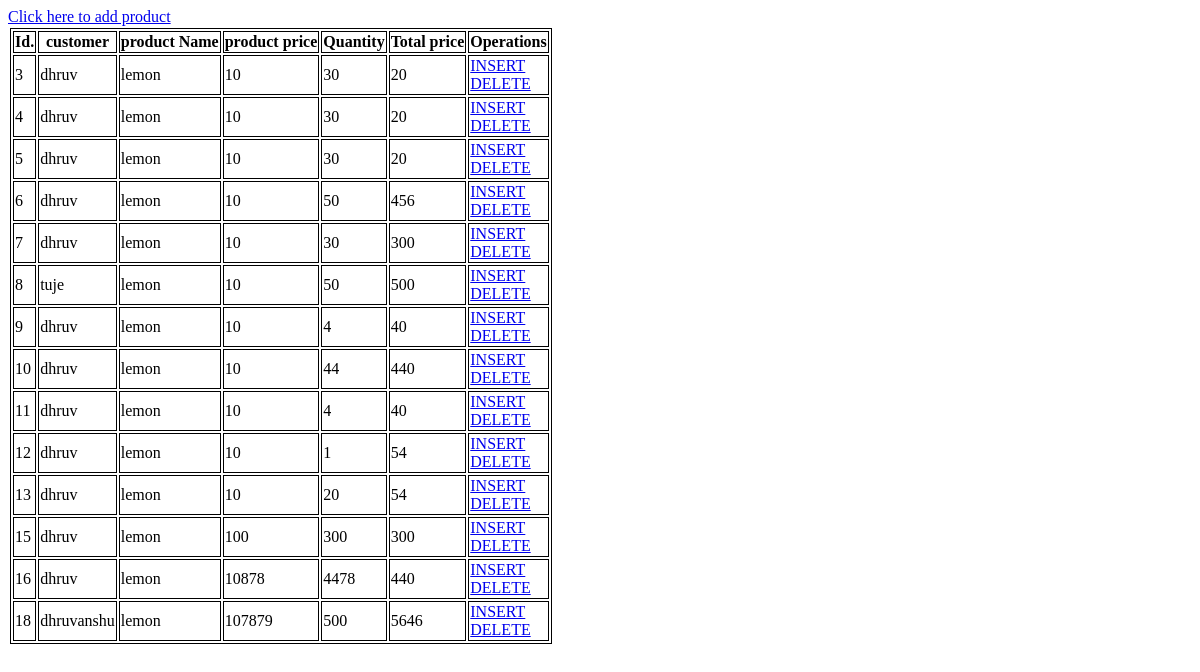
Page /detail/ on the earlier database version.
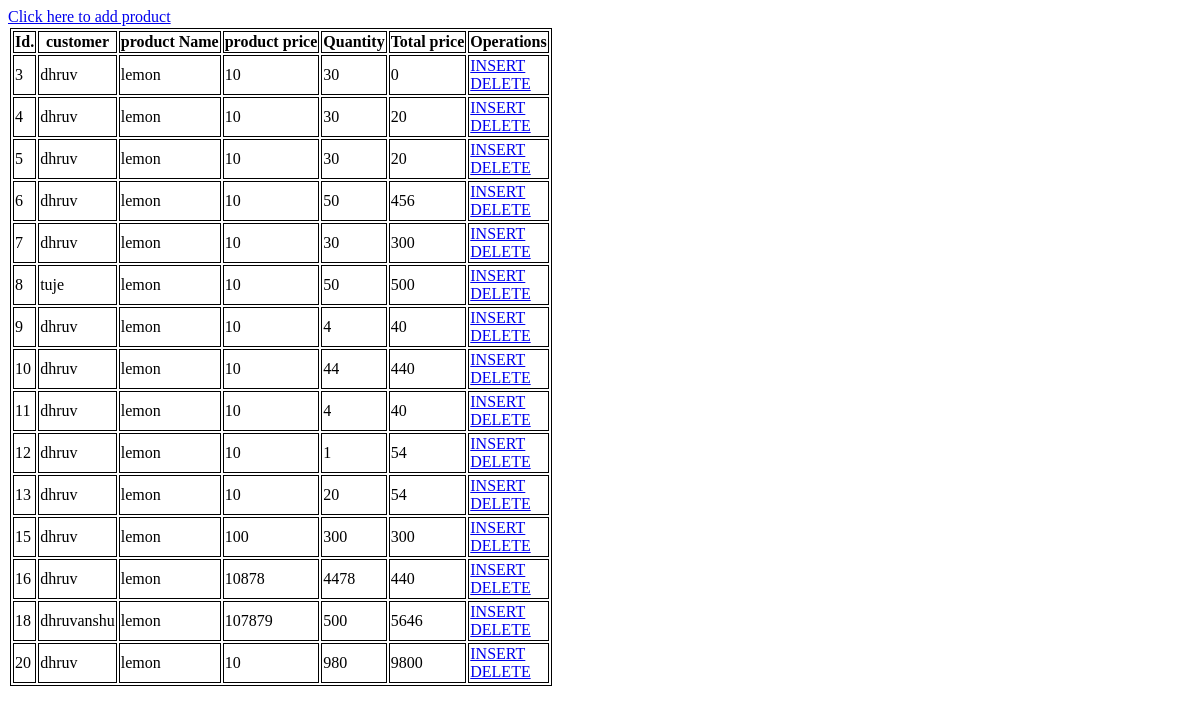
Same page on the later database version.
### filter/models.py (models this page shows)
class order(models.Model):
    customer_name = models.CharField(max_length=20)
    product_name = models.CharField(max_length=20)
    productprice = models.IntegerField()
    quantity = models.IntegerField()
    total_price = models.IntegerField()

### filter/views.py (the view)
# urls.py: path('detail/',views.orderdetail,name='detail'),
def orderdetail(request):
    help = order.objects.all()
    context = {
        'help': help
    }
    return render(request,'customer_info.html',context)

### templates/customer_info.html (shortened to what this page needs)
{% load static %}
<!DOCTYPE html>
<html>
<a href="/">Click here to add product</a>
    <table style="">
                <tr>
                    <th>Id.</th>
                    <th>customer</th>
                    <th>product Name</th>
                    <th>product price</th>
                    <th>Quantity</th>
                    <th>Total price</th>
                    <th>Operations</th>
                </tr>
                {% for stu in help %}
                <tr>
                    <td>{{ stu.id }}</td>
                    <td>{{ stu.customer_name }}</td>
                    <td>{{ stu.product_name }}</td>
                    <td>{{ stu.productprice }}</td>
                    <td>{{ stu.quantity }}</td>
                    <td>{{ stu.total_price }}</td>
                    <td><a href="/update/{{stu.id}}">INSERT</a>
                        <br><a href="/delete/{{stu.id}}">DELETE</a></td>
                </tr>
                {% endfor %}
            </table>
            </html>

### templates/customer_info.html (style rules this page uses)
table, th, td { border: 1px solid black; margin: 2px; align-items: center; }

Differences in the rows shown:
changed order id 3: total_price "20" → "0"
added order: id "20", customer_name "dhruv", product_name "lemon", productprice "10", quantity "980", total_price "9800"
